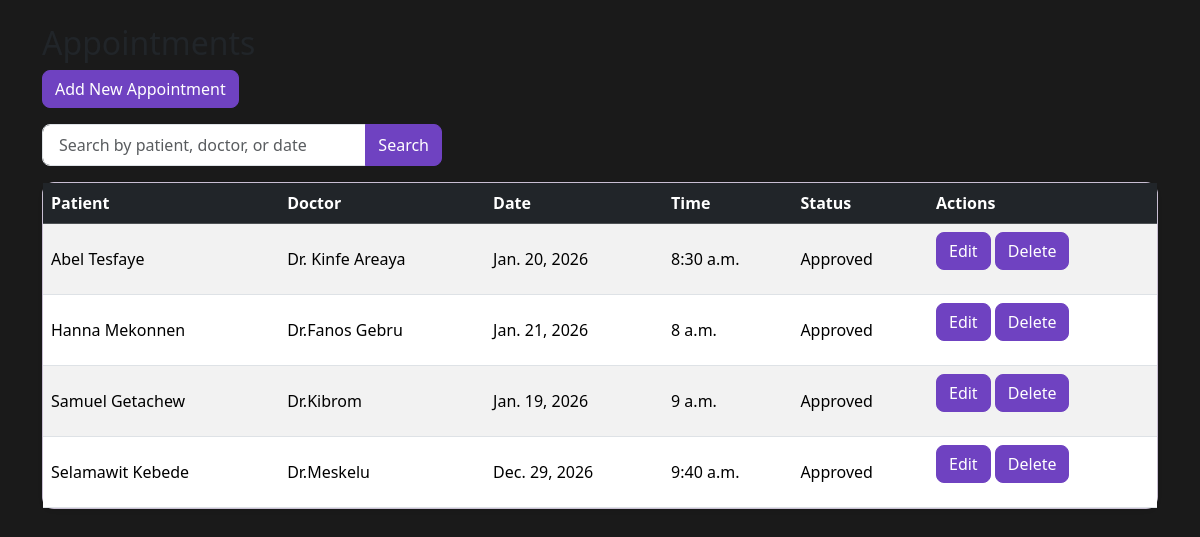
Page /appointments/ (signed in) on the committed database.
### patients/models.py (models this page shows, shortened)
class Appointment(models.Model):
    patient = models.ForeignKey(Patient, on_delete=models.CASCADE)
    doctor = models.ForeignKey(Doctor, on_delete=models.CASCADE)
    purpose = models.CharField(max_length=255, null=True, blank=True)
    date = models.DateField()
    time = models.TimeField()
    reason = models.TextField(blank=True, null=True)
    status = models.CharField(
        max_length=20,
        choices=[('pending', 'Pending'), ('approved', 'Approved'), ('completed', 'Completed'), ('cancelled', 'Cancelled')],
        default='pending'
    )

class Patient(models.Model):
    name = models.CharField(max_length=100)
    age = models.IntegerField()
    gender = models.CharField(max_length=10)
    contact_info = models.CharField(max_length=100)
    address = models.TextField()
    medical_history = models.TextField(blank=True, null=True)
    assigned_doctor = models.ForeignKey(Doctor, on_delete=models.SET_NULL, null=True)

class Doctor(models.Model):
    user = models.OneToOneField(settings.AUTH_USER_MODEL, on_delete=models.CASCADE, null=True, blank=True, related_name='doctor_profile')
    name = models.CharField(max_length=100)
    specialization = models.CharField(max_length=100)
    availability = models.CharField(max_length=100)
    contact_info = models.CharField(max_length=50)
    phone = models.CharField(max_length=50, blank=True, null=True)

### patients/views.py (the view)
# urls.py: path('appointments/', appointment_list, name='appointment_list'),
@login_required
def appointment_list(request):
    query = request.GET.get('q', '')
    if request.user.role in ['admin', 'receptionist']:
        appointments = Appointment.objects.all()
    elif request.user.role == 'doctor':
        appointments = Appointment.objects.filter(doctor__user=request.user)
    else:
        appointments = Appointment.objects.none()
    if query:
        appointments = appointments.filter(
            Q(patient__name__icontains=query) |
            Q(doctor__name__icontains=query) |
            Q(date__icontains=query)
        )
    context = {
        'appointments': appointments,
        'query': query
    }
    return render(request, 'appointments/appointment_list.html', context)

### patients/templates/appointments/appointment_list.html (shortened to what this page needs)
{% load static %}
<!DOCTYPE html>
<html lang="en">
<head>
    <link href="https://cdn.jsdelivr.net/npm/bootstrap@5.3.2/dist/css/bootstrap.min.css" rel="stylesheet">
    <link rel="stylesheet" href="{% static 'css/style.css' %}">
</head>
<body>
<div class="container mt-4">
    <h2>Appointments</h2>
    {% if request.user.role in 'admin receptionist' %}
        <a href="{% url 'add_appointment' %}" class="btn btn-primary mb-3">Add New Appointment</a>
    {% endif %}
    <form method="get" class="mb-3">
        <div class="input-group" style="max-width: 400px;">
            <input
               type="search"
               name="q"
               value="{{ query }}"
               class="form-control"
               placeholder="Search by patient, doctor, or date"
            >
            <button class="btn btn-primary" type="submit">Search</button>
        </div>
    </form>
    <div class="card shadow-sm">
        <div class="card-body p-0">
            <table class="table table-striped mb-0">
                <thead class="table-dark">
                    <tr>
                        <th>Patient</th>
                        <th>Doctor</th>
                        <th>Date</th>
                        <th>Time</th>
                        <th>Status</th>
                        <th>Actions</th>
                    </tr>
                </thead>
                <tbody>
                {% for appointment in appointments %}
                    <tr>
                        <td>{{ appointment.patient.name }}</td>
                        <td>{{ appointment.doctor.name }}</td>
                        <td>{{ appointment.date }}</td>
                        <td>{{ appointment.time }}</td>
                        <td>{{ appointment.status|capfirst }}</td>
                        <td>
                            {% if request.user.role in 'admin receptionist' %}
                                <a href="{% url 'edit_appointment' appointment.id %}" class="btn btn-primary mb-3">Edit</a>
                                <a href="{% url 'delete_appointment' appointment.id %}" class="btn btn-primary mb-3">Delete</a>
                            {% endif %}
                        </td>
                    </tr>
                {% empty %}
                    <tr><td colspan="6" class="text-center">No appointments found.</td></tr>
                {% endfor %}
                </tbody>
            </table>
        </div>
    </div>
</div>
</body>
</html>

### static/css/style.css (style rules this page uses)
body { background-color: #1a1a1a; font-family: 'Segoe UI', Tahoma, Geneva, Verdana, sans-serif; color: #212529; }
.card { border-radius: 0.75rem; background-color: #f3e6ff; color: #212529; }
.card-body { padding: 1.5rem; }
.table { margin-bottom: 0; }
.table thead { background-color: #6f42c1; color: #fff; }
.table td, .table th { vertical-align: middle; }
.table-striped > tbody > tr:nth-of-type(odd) { background-color: rgba(111, 66, 193, 0.1); }
.btn { border-radius: 0.5rem; font-weight: 500; }
.btn-primary { background-color: #6f42c1; border-color: #6f42c1; }
.form-control, .form-select { border-radius: 0.5rem; padding: 0.5rem 1rem; }

### rows in the picture
Appointment: patient.name "Abel Tesfaye", doctor.name "Dr. Kinfe Areaya", date "Jan. 20, 2026", time "8:30 a.m.", status "Approved"
Appointment: patient.name "Hanna Mekonnen", doctor.name "Dr.Fanos Gebru", date "Jan. 21, 2026", time "8 a.m.", status "Approved"
Appointment: patient.name "Samuel Getachew", doctor.name "Dr.Kibrom", date "Jan. 19, 2026", time "9 a.m.", status "Approved"
Appointment: patient.name "Selamawit Kebede", doctor.name "Dr.Meskelu", date "Dec. 29, 2026", time "9:40 a.m.", status "Approved"
